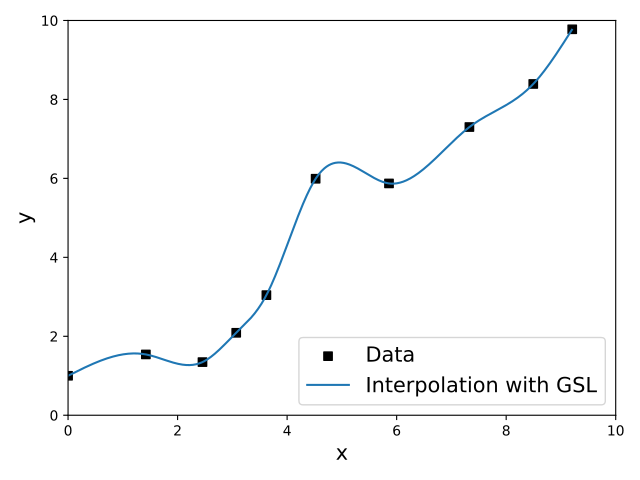

Python code for this plot:
import numpy as np
import matplotlib.pyplot as plt

interp = np.genfromtxt("./interp.dat")

x_interp = interp[:,0] ## 1st col
y_interp = interp[:,1] ## 2nd col

x_data = [i + 0.5 * np.sin(i) for i in np.arange(0,10)] 
y_data = [i + np.cos(i*i) for i in np.arange(0,10)]

plt.figure()
plt.scatter(x_data,y_data,label="Data",color="k",marker="s")
plt.plot(x_interp,y_interp,label="Interpolation with GSL")
plt.xlabel("x",fontsize=15)
plt.ylabel("y",fontsize=15)
plt.xlim(0,10)
plt.ylim(0,10)
plt.legend(loc="lower right",fontsize=15)
plt.tight_layout()
plt.savefig("./test.pdf")
